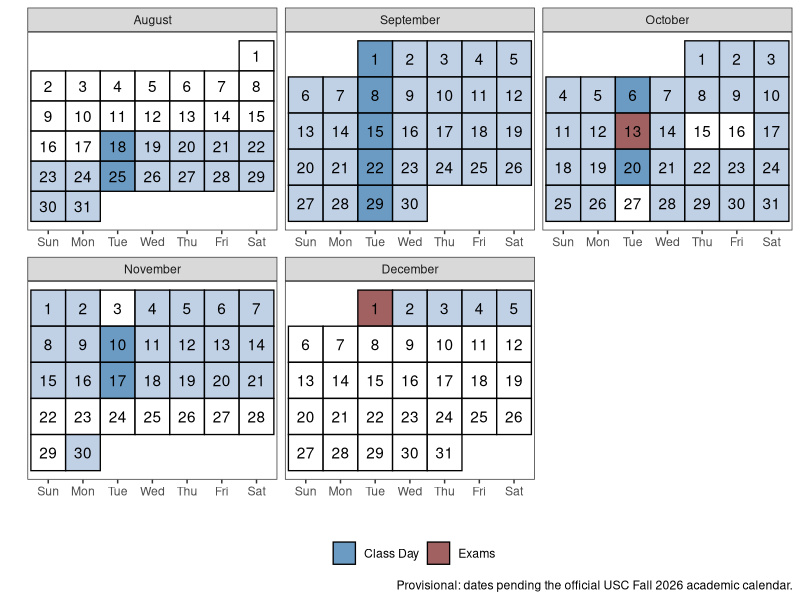
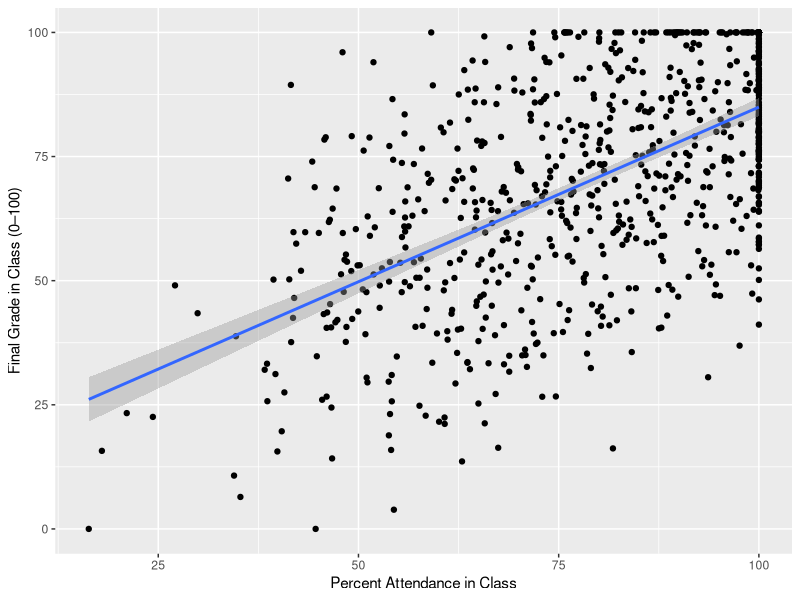

The R script that drew these images, in order:
## ---- chunk 1
#| label: setup
#| include: false
library(tidyverse)
library(kableExtra)
set.seed(705)

# ---------------------------------------------------------------------------
# SEMESTER DATE PARAMETERS — TODO: confirm against official USC Fall 2026
# academic calendar before the semester starts. Everything below derives
# from these values.
# ---------------------------------------------------------------------------
firstday       <- ymd("2026-08-18")  # first Tuesday class meeting (PROVISIONAL)
semester_start <- ymd("2026-08-18")  # PROVISIONAL
semester_end   <- ymd("2026-12-05")  # PROVISIONAL

not_here_dates <- c(
  # Instructor at conference — CONFIRMED
  ymd("2026-10-27"),
  # General Election Day — CONFIRMED, no class
  ymd("2026-11-03"),
  # Fall Break — Thu–Fri, does not hit a Tuesday
  seq(ymd("2026-10-15"), ymd("2026-10-16"), by = 1),
  # Thanksgiving Break — CONFIRMED
  seq(ymd("2026-11-22"), ymd("2026-11-29"), by = 1)
)

# All Tuesdays in the semester
all_tues <- seq(firstday, semester_end, by = "1 week")
# Class sessions = Tuesdays not blocked by breaks/election/conference
session_dates <- all_tues[!all_tues %in% not_here_dates]

n_sessions <- length(session_dates)          # 13 for Fall 2026
exam_dates <- c(session_dates[9], session_dates[n_sessions])  # midterm, presentations
final_day  <- session_dates[n_sessions]
# Sunday before presentations (presentations fall on a Tuesday)
project_due <- final_day - days(2)

session_headers <- str_c(
  "Session ", seq_along(session_dates), " — ",
  format(session_dates, "%B %d")
)
## ---- chunk 2
#| label: build-calendar
#| include: false
# Semester calendar figure (adapted from Steven Miller's ggplot calendar)
semester_dates <- seq(semester_start, semester_end, by = 1)

wom <- function(date) {
  first <- wday(as.Date(str_c(year(date), month(date), 1, sep = "-")))
  (mday(date) + (first - 2)) %/% 7 + 1
}

class_cal <- tibble(date = seq(ymd("2026-08-01"), ymd("2026-12-31"), by = 1)) |>
  mutate(
    mon      = month(date, label = TRUE, abbr = FALSE),
    wkdy     = fct_relevel(
      weekdays(date, abbreviate = TRUE),
      "Sun", "Mon", "Tue", "Wed", "Thu", "Fri", "Sat"
    ),
    semester = date %in% semester_dates,
    day      = mday(date),
    week     = wom(date),
    category = case_when(
      date %in% exam_dates                    ~ "Exams",
      date %in% session_dates                 ~ "Class Day",
      semester & !(date %in% not_here_dates)  ~ "Semester",
      .default = "NA"
    )
  ) |>
  ggplot(aes(wkdy, week)) +
  theme_bw() +
  theme(panel.grid.major.x = element_blank(), legend.position = "bottom") +
  geom_tile(alpha = 0.8, aes(fill = category), color = "black", linewidth = 0.45) +
  facet_wrap(~mon, scales = "free", ncol = 3) +
  geom_text(aes(label = day)) +
  scale_y_reverse(breaks = NULL) +
  scale_fill_manual(
    values = c("Class Day" = "steelblue", "Semester" = "lightsteelblue",
               "NA" = "white", "Exams" = "indianred4"),
    breaks = c("Class Day", "Exams")
  ) +
  labs(
    fill = "", x = "", y = "",
    caption = "Provisional: dates pending the official USC Fall 2026 academic calendar."
  )
## ---- chunk 3
#| label: calendar
#| echo: false
#| fig-width: 11
#| fig-height: 7
class_cal
## ---- chunk 4
#| label: grading-table
#| echo: false
grading_tbl <- read_csv("data/grading-scheme.csv")

if (knitr::is_latex_output()) {
  # HOLD_position pins the float where it is written, next to its intro sentence
  grading_tbl |>
    kbl(booktabs = TRUE) |>
    kable_styling(full_width = FALSE, latex_options = "HOLD_position")
} else {
  grading_tbl |>
    kbl() |>
    kable_styling(full_width = FALSE)
}
## ---- chunk 5
#| label: attend-sim
#| include: false
# Simulated illustration of the attendance–grade relationship (fake data)
n <- 800
attend_data <- tibble(
  perattend = pmin(pmax(rnorm(n, 81.84, 22.74), 0), 100),
  grade     = 10.19 + 0.78 * perattend + rnorm(n, 0, 20),
  rgrade    = pmin(pmax(grade, 0), 100)
)
M1   <- lm(rgrade ~ perattend, attend_data)
M1df <- broom::tidy(M1)
## ---- chunk 6
#| label: attendplot
#| echo: false
#| fig-height: 4
#| fig-cap: "The relationship between class attendance and final grade (simulated data)."
ggplot(attend_data, aes(x = perattend, y = rgrade)) +
  geom_point() +
  geom_smooth(method = lm) +
  labs(x = "Percent Attendance in Class", y = "Final Grade in Class (0–100)")
